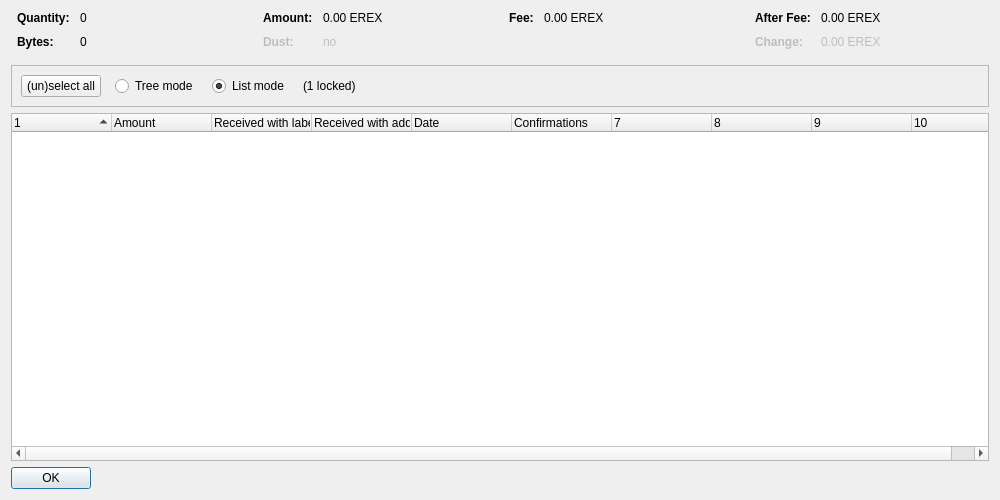
<?xml version="1.0" encoding="UTF-8"?>
<ui version="4.0">
 <class>CoinControlDialog</class>
 <widget class="QDialog" name="CoinControlDialog">
  <property name="geometry">
   <rect>
    <x>0</x>
    <y>0</y>
    <width>1000</width>
    <height>500</height>
   </rect>
  </property>
  <property name="windowTitle">
   <string>Coin Selection</string>
  </property>
  <layout class="QVBoxLayout" name="verticalLayout">
   <item>
    <layout class="QHBoxLayout" name="horizontalLayoutTop" stretch="0,0,0,0">
     <property name="topMargin">
      <number>0</number>
     </property>
     <property name="bottomMargin">
      <number>10</number>
     </property>
     <item>
      <layout class="QFormLayout" name="formLayoutCoinControl1">
       <property name="horizontalSpacing">
        <number>10</number>
       </property>
       <property name="verticalSpacing">
        <number>10</number>
       </property>
       <property name="leftMargin">
        <number>6</number>
       </property>
       <property name="rightMargin">
        <number>6</number>
       </property>
       <item row="0" column="0">
        <widget class="QLabel" name="labelCoinControlQuantityText">
         <property name="font">
          <font>
           <weight>75</weight>
           <bold>true</bold>
          </font>
         </property>
         <property name="text">
          <string>Quantity:</string>
         </property>
        </widget>
       </item>
       <item row="0" column="1">
        <widget class="QLabel" name="labelCoinControlQuantity">
         <property name="cursor">
          <cursorShape>IBeamCursor</cursorShape>
         </property>
         <property name="contextMenuPolicy">
          <enum>Qt::ActionsContextMenu</enum>
         </property>
         <property name="text">
          <string notr="true">0</string>
         </property>
         <property name="textInteractionFlags">
          <set>Qt::LinksAccessibleByMouse|Qt::TextSelectableByKeyboard|Qt::TextSelectableByMouse</set>
         </property>
        </widget>
       </item>
       <item row="1" column="0">
        <widget class="QLabel" name="labelCoinControlBytesText">
         <property name="font">
          <font>
           <weight>75</weight>
           <bold>true</bold>
          </font>
         </property>
         <property name="text">
          <string>Bytes:</string>
         </property>
        </widget>
       </item>
       <item row="1" column="1">
        <widget class="QLabel" name="labelCoinControlBytes">
         <property name="cursor">
          <cursorShape>IBeamCursor</cursorShape>
         </property>
         <property name="contextMenuPolicy">
          <enum>Qt::ActionsContextMenu</enum>
         </property>
         <property name="text">
          <string notr="true">0</string>
         </property>
         <property name="textInteractionFlags">
          <set>Qt::LinksAccessibleByMouse|Qt::TextSelectableByKeyboard|Qt::TextSelectableByMouse</set>
         </property>
        </widget>
       </item>
      </layout>
     </item>
     <item>
      <layout class="QFormLayout" name="formLayoutCoinControl2">
       <property name="horizontalSpacing">
        <number>10</number>
       </property>
       <property name="verticalSpacing">
        <number>10</number>
       </property>
       <property name="leftMargin">
        <number>6</number>
       </property>
       <property name="rightMargin">
        <number>6</number>
       </property>
       <item row="0" column="0">
        <widget class="QLabel" name="labelCoinControlAmountText">
         <property name="font">
          <font>
           <weight>75</weight>
           <bold>true</bold>
          </font>
         </property>
         <property name="text">
          <string>Amount:</string>
         </property>
        </widget>
       </item>
       <item row="0" column="1">
        <widget class="QLabel" name="labelCoinControlAmount">
         <property name="cursor">
          <cursorShape>IBeamCursor</cursorShape>
         </property>
         <property name="contextMenuPolicy">
          <enum>Qt::ActionsContextMenu</enum>
         </property>
         <property name="text">
          <string notr="true">0.00 EREX</string>
         </property>
         <property name="textInteractionFlags">
          <set>Qt::LinksAccessibleByMouse|Qt::TextSelectableByKeyboard|Qt::TextSelectableByMouse</set>
         </property>
        </widget>
       </item>
       <item row="1" column="0">
        <widget class="QLabel" name="labelCoinControlLowOutputText">
         <property name="enabled">
          <bool>false</bool>
         </property>
         <property name="font">
          <font>
           <weight>75</weight>
           <bold>true</bold>
          </font>
         </property>
         <property name="text">
          <string>Dust:</string>
         </property>
        </widget>
       </item>
       <item row="1" column="1">
        <widget class="QLabel" name="labelCoinControlLowOutput">
         <property name="enabled">
          <bool>false</bool>
         </property>
         <property name="cursor">
          <cursorShape>IBeamCursor</cursorShape>
         </property>
         <property name="contextMenuPolicy">
          <enum>Qt::ActionsContextMenu</enum>
         </property>
         <property name="text">
          <string notr="true">no</string>
         </property>
         <property name="textInteractionFlags">
          <set>Qt::LinksAccessibleByMouse|Qt::TextSelectableByKeyboard|Qt::TextSelectableByMouse</set>
         </property>
        </widget>
       </item>
      </layout>
     </item>
     <item>
      <layout class="QFormLayout" name="formLayoutCoinControl3">
       <property name="horizontalSpacing">
        <number>10</number>
       </property>
       <property name="verticalSpacing">
        <number>10</number>
       </property>
       <property name="leftMargin">
        <number>6</number>
       </property>
       <property name="rightMargin">
        <number>6</number>
       </property>
       <item row="0" column="0">
        <widget class="QLabel" name="labelCoinControlFeeText">
         <property name="font">
          <font>
           <weight>75</weight>
           <bold>true</bold>
          </font>
         </property>
         <property name="text">
          <string>Fee:</string>
         </property>
        </widget>
       </item>
       <item row="0" column="1">
        <widget class="QLabel" name="labelCoinControlFee">
         <property name="cursor">
          <cursorShape>IBeamCursor</cursorShape>
         </property>
         <property name="contextMenuPolicy">
          <enum>Qt::ActionsContextMenu</enum>
         </property>
         <property name="text">
          <string notr="true">0.00 EREX</string>
         </property>
         <property name="textInteractionFlags">
          <set>Qt::LinksAccessibleByMouse|Qt::TextSelectableByKeyboard|Qt::TextSelectableByMouse</set>
         </property>
        </widget>
       </item>
      </layout>
     </item>
     <item>
      <layout class="QFormLayout" name="formLayoutCoinControl4">
       <property name="horizontalSpacing">
        <number>10</number>
       </property>
       <property name="verticalSpacing">
        <number>10</number>
       </property>
       <property name="leftMargin">
        <number>6</number>
       </property>
       <property name="rightMargin">
        <number>6</number>
       </property>
       <item row="0" column="0">
        <widget class="QLabel" name="labelCoinControlAfterFeeText">
         <property name="font">
          <font>
           <weight>75</weight>
           <bold>true</bold>
          </font>
         </property>
         <property name="text">
          <string>After Fee:</string>
         </property>
        </widget>
       </item>
       <item row="0" column="1">
        <widget class="QLabel" name="labelCoinControlAfterFee">
         <property name="cursor">
          <cursorShape>IBeamCursor</cursorShape>
         </property>
         <property name="contextMenuPolicy">
          <enum>Qt::ActionsContextMenu</enum>
         </property>
         <property name="text">
          <string notr="true">0.00 EREX</string>
         </property>
         <property name="textInteractionFlags">
          <set>Qt::LinksAccessibleByMouse|Qt::TextSelectableByKeyboard|Qt::TextSelectableByMouse</set>
         </property>
        </widget>
       </item>
       <item row="1" column="0">
        <widget class="QLabel" name="labelCoinControlChangeText">
         <property name="enabled">
          <bool>false</bool>
         </property>
         <property name="font">
          <font>
           <weight>75</weight>
           <bold>true</bold>
          </font>
         </property>
         <property name="text">
          <string>Change:</string>
         </property>
        </widget>
       </item>
       <item row="1" column="1">
        <widget class="QLabel" name="labelCoinControlChange">
         <property name="enabled">
          <bool>false</bool>
         </property>
         <property name="cursor">
          <cursorShape>IBeamCursor</cursorShape>
         </property>
         <property name="contextMenuPolicy">
          <enum>Qt::ActionsContextMenu</enum>
         </property>
         <property name="text">
          <string notr="true">0.00 EREX</string>
         </property>
         <property name="textInteractionFlags">
          <set>Qt::LinksAccessibleByMouse|Qt::TextSelectableByKeyboard|Qt::TextSelectableByMouse</set>
         </property>
        </widget>
       </item>
      </layout>
     </item>
    </layout>
   </item>
   <item>
    <widget class="QFrame" name="frame">
     <property name="minimumSize">
      <size>
       <width>0</width>
       <height>40</height>
      </size>
     </property>
     <property name="frameShape">
      <enum>QFrame::StyledPanel</enum>
     </property>
     <property name="frameShadow">
      <enum>QFrame::Sunken</enum>
     </property>
     <layout class="QHBoxLayout" name="horizontalLayout">
      <item>
       <layout class="QHBoxLayout" name="horizontalLayoutPanel" stretch="0,0,0,0,0">
        <property name="spacing">
         <number>14</number>
        </property>
        <item>
         <widget class="QPushButton" name="pushButtonSelectAll">
          <property name="sizePolicy">
           <sizepolicy hsizetype="Maximum" vsizetype="Fixed">
            <horstretch>0</horstretch>
            <verstretch>0</verstretch>
           </sizepolicy>
          </property>
          <property name="text">
           <string>(un)select all</string>
          </property>
          <property name="autoDefault">
           <bool>false</bool>
          </property>
         </widget>
        </item>
        <item>
         <widget class="QRadioButton" name="radioTreeMode">
          <property name="sizePolicy">
           <sizepolicy hsizetype="Maximum" vsizetype="Fixed">
            <horstretch>0</horstretch>
            <verstretch>0</verstretch>
           </sizepolicy>
          </property>
          <property name="text">
           <string>Tree mode</string>
          </property>
         </widget>
        </item>
        <item>
         <widget class="QRadioButton" name="radioListMode">
          <property name="sizePolicy">
           <sizepolicy hsizetype="Maximum" vsizetype="Fixed">
            <horstretch>0</horstretch>
            <verstretch>0</verstretch>
           </sizepolicy>
          </property>
          <property name="text">
           <string>List mode</string>
          </property>
          <property name="checked">
           <bool>true</bool>
          </property>
         </widget>
        </item>
        <item>
         <widget class="QLabel" name="labelLocked">
          <property name="text">
           <string notr="true">(1 locked)</string>
          </property>
         </widget>
        </item>
        <item>
         <spacer name="horizontalSpacer">
          <property name="orientation">
           <enum>Qt::Horizontal</enum>
          </property>
          <property name="sizeHint" stdset="0">
           <size>
            <width>40</width>
            <height>20</height>
           </size>
          </property>
         </spacer>
        </item>
       </layout>
      </item>
     </layout>
    </widget>
   </item>
   <item>
    <widget class="CoinControlTreeWidget" name="treeWidget">
     <property name="contextMenuPolicy">
      <enum>Qt::CustomContextMenu</enum>
     </property>
     <property name="sortingEnabled">
      <bool>false</bool>
     </property>
     <property name="columnCount">
      <number>10</number>
     </property>
     <attribute name="headerShowSortIndicator" stdset="0">
      <bool>true</bool>
     </attribute>
     <attribute name="headerStretchLastSection">
      <bool>false</bool>
     </attribute>
     <column>
      <property name="text">
       <string/>
      </property>
     </column>
     <column>
      <property name="text">
       <string>Amount</string>
      </property>
     </column>
     <column>
      <property name="text">
       <string>Received with label</string>
      </property>
     </column>
     <column>
      <property name="text">
       <string>Received with address</string>
      </property>
     </column>
     <column>
      <property name="text">
       <string>Date</string>
      </property>
     </column>
     <column>
      <property name="text">
       <string>Confirmations</string>
      </property>
      <property name="toolTip">
       <string>Confirmed</string>
      </property>
     </column>
     <column>
      <property name="text">
       <string/>
      </property>
     </column>
     <column>
      <property name="text">
       <string/>
      </property>
     </column>
     <column>
      <property name="text">
       <string/>
      </property>
     </column>
     <column>
      <property name="text">
       <string/>
      </property>
     </column>
    </widget>
   </item>
   <item>
    <widget class="QDialogButtonBox" name="buttonBox">
     <property name="sizePolicy">
      <sizepolicy hsizetype="Maximum" vsizetype="Fixed">
       <horstretch>0</horstretch>
       <verstretch>0</verstretch>
      </sizepolicy>
     </property>
     <property name="orientation">
      <enum>Qt::Horizontal</enum>
     </property>
     <property name="standardButtons">
      <set>QDialogButtonBox::Ok</set>
     </property>
    </widget>
   </item>
  </layout>
 </widget>
 <customwidgets>
  <customwidget>
   <class>CoinControlTreeWidget</class>
   <extends>QTreeWidget</extends>
   <header>qt/coincontroltreewidget.h</header>
  </customwidget>
 </customwidgets>
 <resources/>
 <connections/>
</ui>
